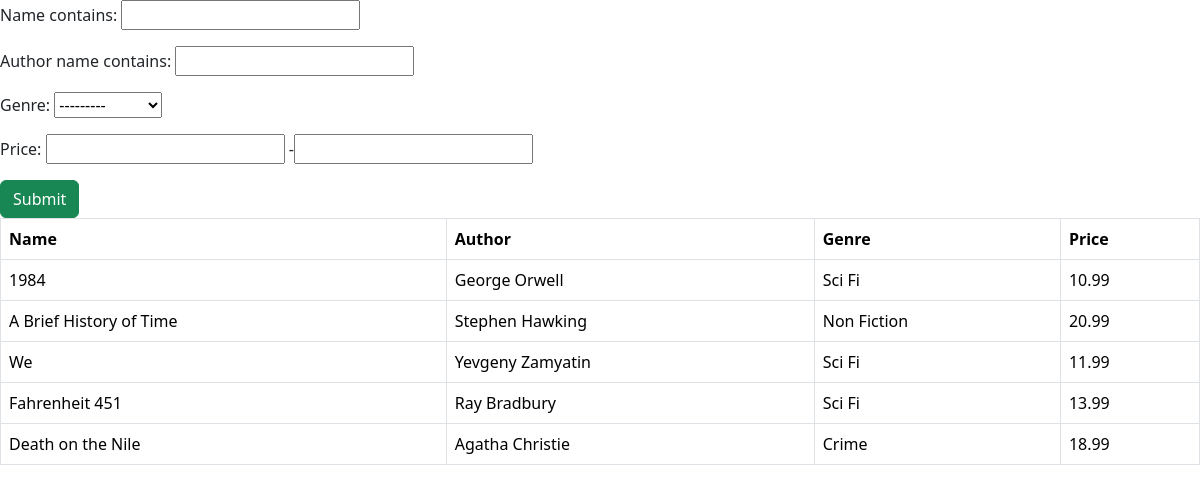
The page / on the database its author committed.
### app_book/models.py (models this page shows, shortened)
class Book(models.Model):
    class GenreChoices(models.TextChoices):
        CRIME = 'C'
        NON_FICTION = 'N'
        OTHER = 'O'
        SCI_FI = 'S'
    name = models.CharField(max_length=100)
    price = models.FloatField()
    number_in_stock = models.PositiveIntegerField(default=0)
    genre = models.CharField(max_length=1, choices=GenreChoices.choices)
    author = models.ForeignKey('Author', on_delete=models.CASCADE)
    class Meta:
        db_table = 'book'
        verbose_name = 'Book'
        verbose_name_plural = 'Books'

class Author(models.Model):
    name = models.CharField(max_length=128)
    class Meta:
        db_table = 'author'
        verbose_name = 'Author'
        verbose_name_plural = 'Authors'

### app_book/views.py (the view)
# urls.py: path('', index, name='index'),
def index(request):
    book_filter = BookFilter(request.GET, queryset=Book.objects.all())
    context = {
        'form': book_filter.form,
        'books': book_filter.qs,
    }
    return render(request,'index.html', context)

### templates/index.html (shortened to what this page needs)
{% extends 'base.html' %}
{% block content %}
    <form action="" method="get" enctype="multipart/form-data">
        {{ form.as_p }}
        <input type="submit" value="Submit" class="btn btn-success">
    </form>
    <table class="table table-bordered">
        <thead>
            <tr>
                <th>Name</th>
                <th>Author</th>
                <th>Genre</th>
                <th>Price</th>
            </tr>
        </thead>
        <tbody>
            {% for book in books %}
            	<tr>
                    <td>{{ book.name }}</td>
                    <td>{{ book.author.name }}</td>
                    <td>{{ book.get_genre_display }}</td>
                    <td>{{ book.price }}</td>
                </tr>
            {% endfor %}
        </tbody>
    </table>
{% endblock %}

### templates/base.html (shortened to what this page needs)
<!DOCTYPE html>
<html lang="en">
<head>
    <link href="https://cdn.jsdelivr.net/npm/bootstrap@5.3.3/dist/css/bootstrap.min.css" rel="stylesheet">
</head>
<body>
{% block content %}
{% endblock %}
</body>
</html>

### rows shown on the page
Book: name "1984", author.name "George Orwell", genre "Sci Fi", price "10.99"
Book: name "A Brief History of Time", author.name "Stephen Hawking", genre "Non Fiction", price "20.99"
Book: name "We", author.name "Yevgeny Zamyatin", genre "Sci Fi", price "11.99"
Book: name "Fahrenheit 451", author.name "Ray Bradbury", genre "Sci Fi", price "13.99"
Book: name "Death on the Nile", author.name "Agatha Christie", genre "Crime", price "18.99"
